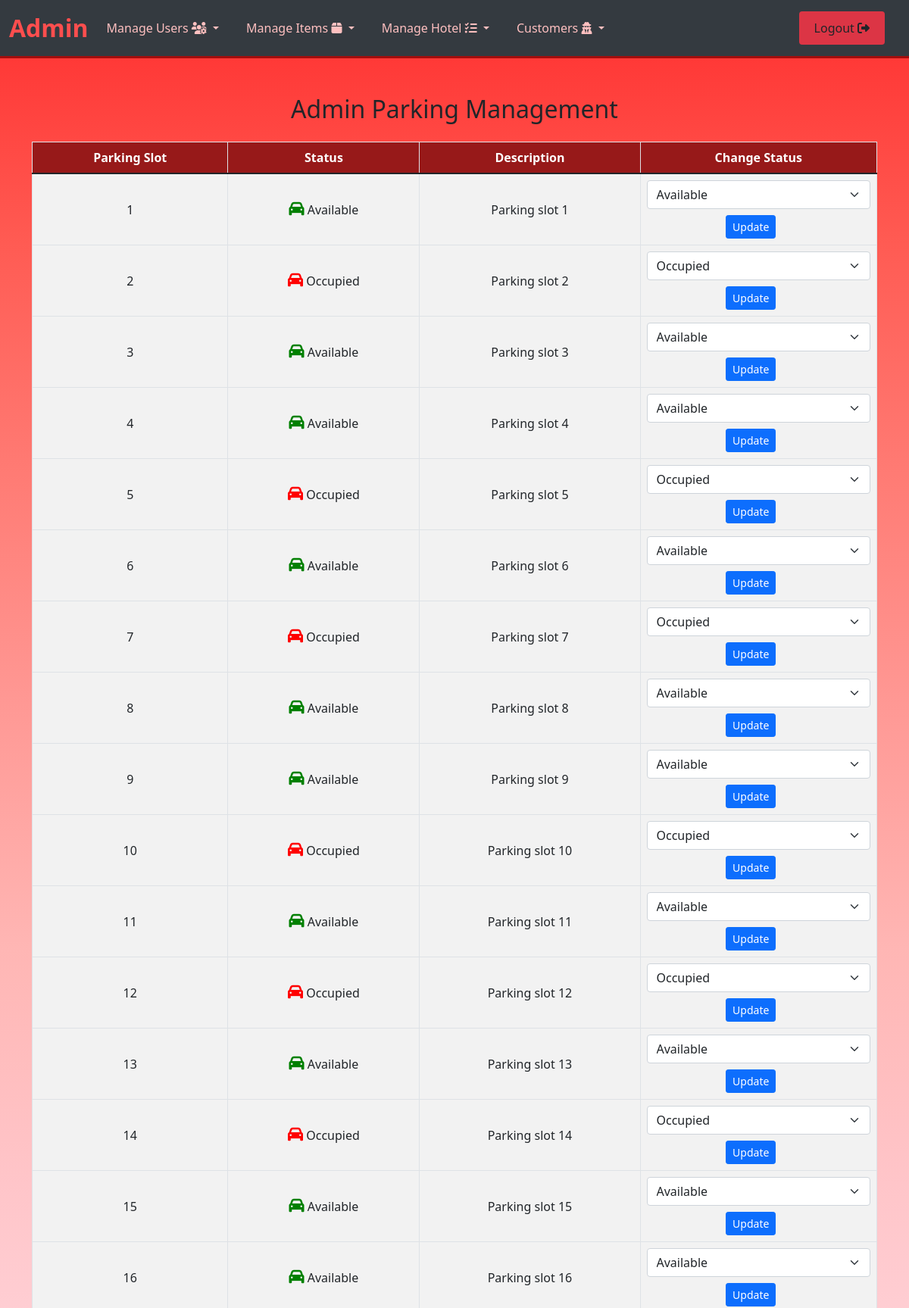
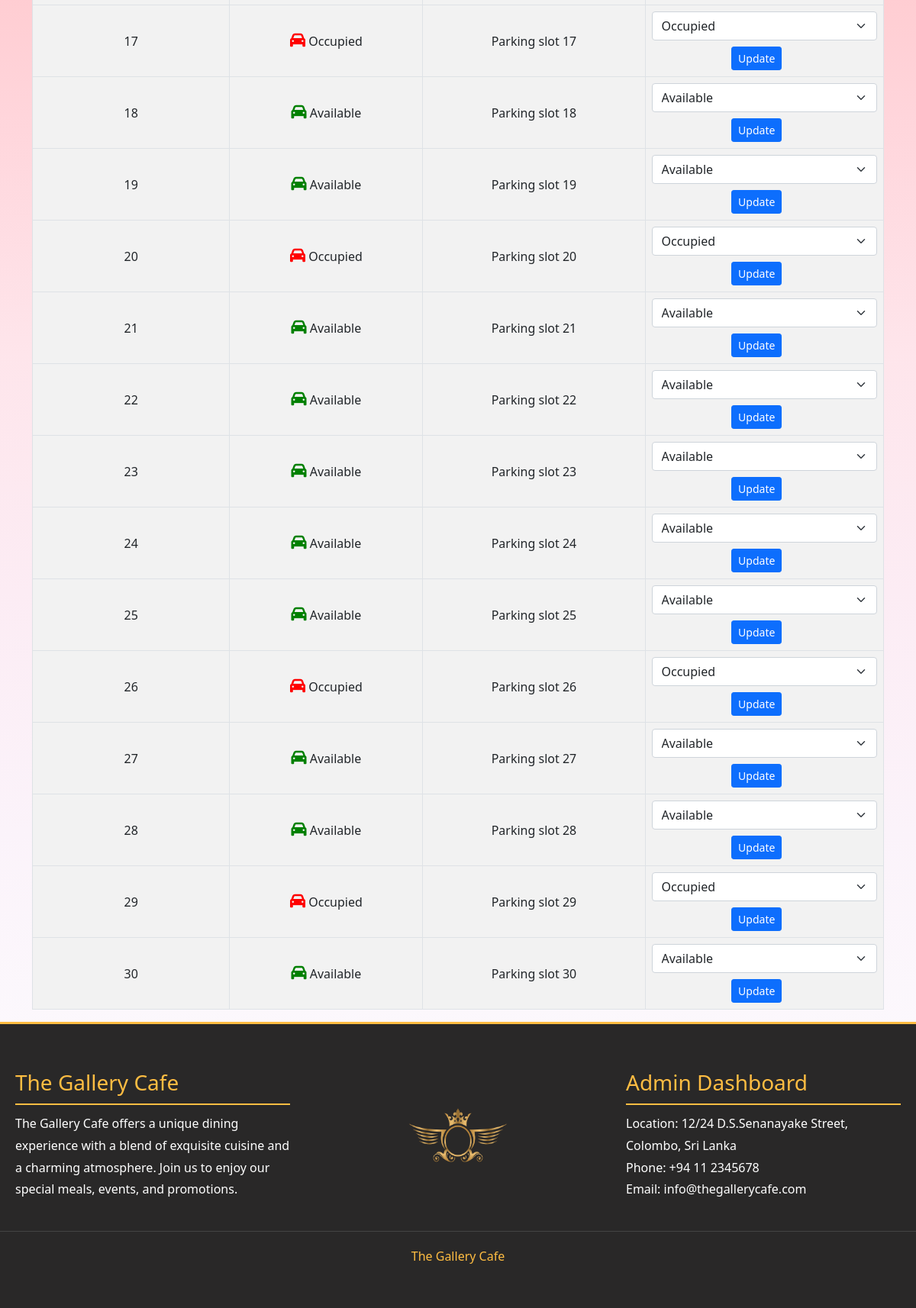
/the_gallery_cafe/admin/admin_parking.php (signed in), run on the app's committed database (2 pictures, top to bottom).
### tables this page shows
CREATE TABLE `parking` (
  `id` int(11) NOT NULL,
  `status` tinyint(1) NOT NULL DEFAULT 1,
  `description` text DEFAULT NULL
);

### the_gallery_cafe/admin/admin_parking.php (the view, shortened to what this page needs)
<?php include('partials/header_a.php'); ?>
<?php include('../config.php');
$sql = "SELECT * FROM parking";
$result = $conn->query($sql);
$parking_slots = $result->fetch_all(MYSQLI_ASSOC);
?>
    <div class="container mt-5">
        <h2 class="mb-4 text-center">Admin Parking Management</h2>
        <table class="table table-bordered">
            <thead>
                <tr>
                    <th>Parking Slot</th>
                    <th>Status</th>
                    <th>Description</th>
                    <th>Change Status</th>
                </tr>
            </thead>
            <tbody>
                <?php foreach ($parking_slots as $slot): ?>
                    <tr>
                        <td><?php echo $slot['id']; ?></td>
                        <td>
                            <i class="fa fa-car status-icon <?php echo $slot['status'] == 1 ? 'available' : 'occupied'; ?>"></i>
                            <?php echo $slot['status'] == 1 ? 'Available' : 'Occupied'; ?>
                        </td>
                        <td><?php echo $slot['description']; ?></td>
                        <td>
                            <form action="admin_parking.php" method="post">
                                <select name="status" class="form-select mb-2">
                                    <option value="1" <?php echo $slot['status'] == 1 ? 'selected' : ''; ?>>Available</option>
                                    <option value="0" <?php echo $slot['status'] == 0 ? 'selected' : ''; ?>>Occupied</option>
                                </select>
                                <button type="submit" class="btn btn-primary btn-sm">Update</button>
                            </form>
                        </td>
                    </tr>
                <?php endforeach; ?>
            </tbody>
        </table>
    </div>
    <?php include('partials/footer_a.php'); ?>

### the_gallery_cafe/admin/partials/header_a.php (style rules this page uses)
body { animation: fadeIn 0.7s ease-in-out; }
.btn { margin-left: auto; margin-right: 20px; }

### the_gallery_cafe/admin/admin_parking.php (style rules this page uses)
body { background-image: linear-gradient(to bottom, #ff2e2e, #ff5a52, #ff7b74, #ff9995, #ffb6b4, #ffc5c9, #ffd5db, #fee5eb, #fcecf4, #fbf3fa, #fcf9fd, #ffffff); background-size: cover; margin: 0; padding: 0; }
.available { color: green; }
.occupied { color: red; }
.status-icon { font-size: 20px; }
.table thead th { background-color: #971919; color: #ffffff; }
.table tbody tr { background-color: #f2f2f2; }
.table th, .table td { vertical-align: middle; text-align: center; }

### data on the page
parking: id "1", shows "Available", description "Parking slot 1", status "Available"
parking: id "2", shows "Occupied", description "Parking slot 2", status "Occupied"
parking: id "3", shows "Available", description "Parking slot 3", status "Available"
parking: id "4", shows "Available", description "Parking slot 4", status "Available"
parking: id "5", shows "Occupied", description "Parking slot 5", status "Occupied"
parking: id "6", shows "Available", description "Parking slot 6", status "Available"
parking: id "7", shows "Occupied", description "Parking slot 7", status "Occupied"
parking: id "8", shows "Available", description "Parking slot 8", status "Available"
parking: id "9", shows "Available", description "Parking slot 9", status "Available"
parking: id "10", shows "Occupied", description "Parking slot 10", status "Occupied"
parking: id "11", shows "Available", description "Parking slot 11", status "Available"
parking: id "12", shows "Occupied", description "Parking slot 12", status "Occupied"
parking: id "13", shows "Available", description "Parking slot 13", status "Available"
parking: id "14", shows "Occupied", description "Parking slot 14", status "Occupied"
parking: id "15", shows "Available", description "Parking slot 15", status "Available"
parking: id "16", shows "Available", description "Parking slot 16", status "Available"
parking: id "17", shows "Occupied", description "Parking slot 17", status "Occupied"
parking: id "18", shows "Available", description "Parking slot 18", status "Available"
parking: id "19", shows "Available", description "Parking slot 19", status "Available"
parking: id "20", shows "Occupied", description "Parking slot 20", status "Occupied"
parking: id "21", shows "Available", description "Parking slot 21", status "Available"
parking: id "22", shows "Available", description "Parking slot 22", status "Available"
parking: id "23", shows "Available", description "Parking slot 23", status "Available"
parking: id "24", shows "Available", description "Parking slot 24", status "Available"
parking: id "25", shows "Available", description "Parking slot 25", status "Available"
parking: id "26", shows "Occupied", description "Parking slot 26", status "Occupied"
parking: id "27", shows "Available", description "Parking slot 27", status "Available"
parking: id "28", shows "Available", description "Parking slot 28", status "Available"
parking: id "29", shows "Occupied", description "Parking slot 29", status "Occupied"
parking: id "30", shows "Available", description "Parking slot 30", status "Available"
